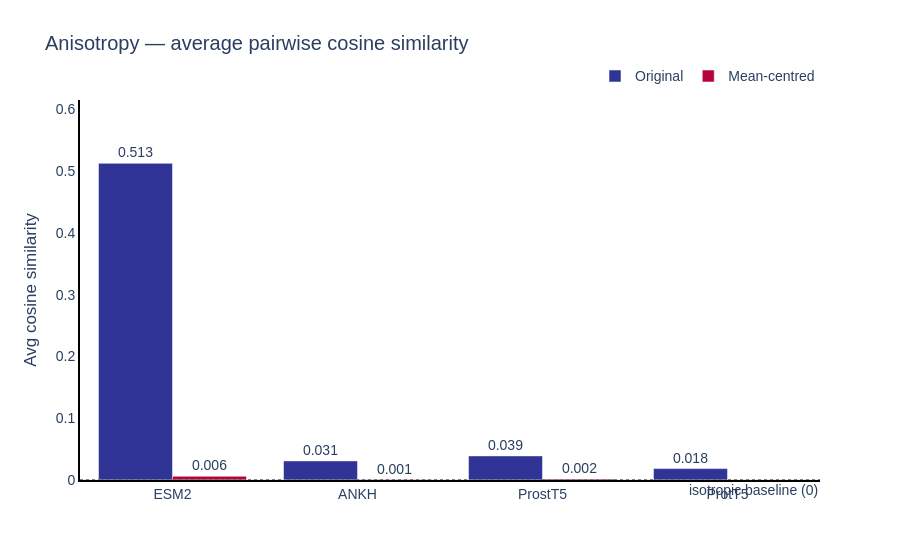

Write notebook code for a chart like this one.
### Code cell
df_aniso = aniso.data["summary"]

# Build long-form df: original + MC where available
df_orig = df_aniso[["Embedding", "AvgPairwiseCosineSim"]].copy()
df_orig["Type"] = "Original"
df_orig = df_orig.rename(columns={"AvgPairwiseCosineSim": "Score"})

df_mc = df_aniso[["Embedding", "AvgPairwiseCosineSim_MC"]].dropna(subset=["AvgPairwiseCosineSim_MC"]).copy()
df_mc["Type"] = "Mean-centred"
df_mc = df_mc.rename(columns={"AvgPairwiseCosineSim_MC": "Score"})

df_plot = pd.concat([df_orig, df_mc], ignore_index=True)
type_colors = {"Original": "#303496", "Mean-centred": "#B4063D"}

fig = px.bar(
    df_plot, x="Embedding", y="Score", color="Type", barmode="group",
    text=df_plot["Score"].map("{:.3f}".format),
    title="Anisotropy — average pairwise cosine similarity",
    labels={"Score": "Avg cosine similarity", "Embedding": "", "Type": ""},
    template="plotly_white",
    color_discrete_map=type_colors,
)
fig.update_traces(textposition="outside")
fig.update_layout(
    yaxis=dict(range=[0, df_plot["Score"].max() * 1.2]),
    font=dict(family="Arial", size=14),
    legend=dict(orientation="h", yanchor="bottom", y=1.02, xanchor="right", x=1),
)
fig.add_hline(y=0, line_dash="dot", line_color="grey",
              annotation_text="isotropic baseline (0)", annotation_position="bottom right")
fig.update_xaxes(showline=True, linecolor="black", linewidth=2, showgrid=False)
fig.update_yaxes(showline=True, linecolor="black", linewidth=2, showgrid=False)
fig.show()

### Figure 1 — Plotly figure (JSON) as saved in the notebook; plotly's stock layout.template omitted (floating-point values rounded to 4 significant figures)
{"data": [{"alignmentgroup": "True", "hovertemplate": "=%{x}<br>Avg cosine similarity=%{y}<br>text=%{text}<extra></extra>", "legendgroup": "Original", "marker": {"color": "#303496", "pattern": {"shape": ""}}, "name": "Original", "offsetgroup": "Original", "orientation": "v", "showlegend": true, "text": ["0.513", "0.031", "0.039", "0.018"], "textposition": "outside", "type": "bar", "x": ["ESM2", "ANKH", "ProstT5", "ProtT5"], "xaxis": "x", "y": [0.5126, 0.03095, 0.03901, 0.01846], "yaxis": "y"}, {"alignmentgroup": "True", "hovertemplate": "=%{x}<br>Avg cosine similarity=%{y}<br>text=%{text}<extra></extra>", "legendgroup": "Mean-centred", "marker": {"color": "#B4063D", "pattern": {"shape": ""}}, "name": "Mean-centred", "offsetgroup": "Mean-centred", "orientation": "v", "showlegend": true, "text": ["0.006", "0.001", "0.002"], "textposition": "outside", "type": "bar", "x": ["ESM2", "ANKH", "ProstT5"], "xaxis": "x", "y": [0.006028, 0.0006646, 0.001653], "yaxis": "y"}], "layout": {"annotations": [{"showarrow": false, "text": "isotropic baseline (0)", "x": 1, "xanchor": "right", "xref": "x domain", "y": 0, "yanchor": "top", "yref": "y"}], "barmode": "group", "font": {"family": "Arial", "size": 14}, "legend": {"orientation": "h", "title": {"text": ""}, "tracegroupgap": 0, "x": 1, "xanchor": "right", "y": 1.02, "yanchor": "bottom"}, "shapes": [{"line": {"color": "grey", "dash": "dot"}, "type": "line", "x0": 0, "x1": 1, "xref": "x domain", "y0": 0, "y1": 0, "yref": "y"}], "title": {"text": "Anisotropy — average pairwise cosine similarity"}, "xaxis": {"anchor": "y", "domain": [0, 1], "linecolor": "black", "linewidth": 2, "showgrid": false, "showline": true, "title": {"text": ""}}, "yaxis": {"anchor": "x", "domain": [0, 1], "linecolor": "black", "linewidth": 2, "range": [0, 0.6151], "showgrid": false, "showline": true, "title": {"text": "Avg cosine similarity"}}}}
